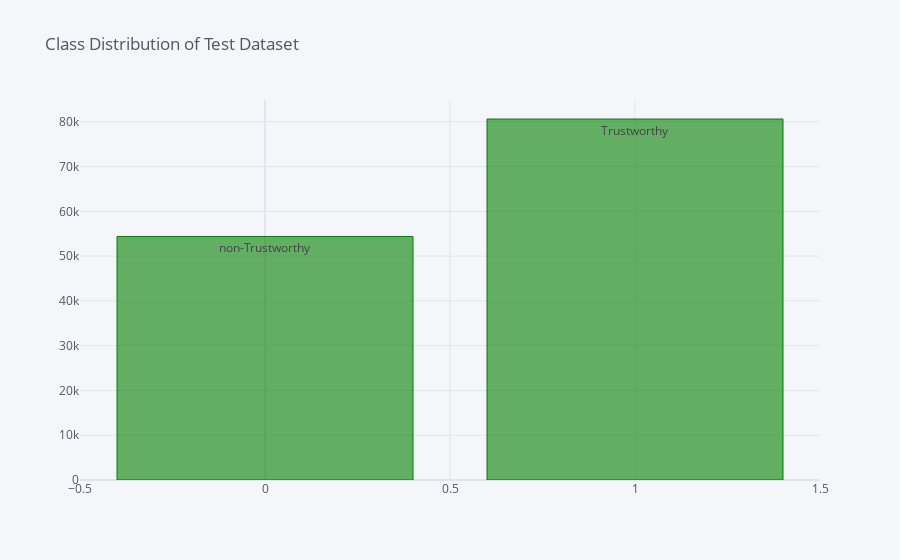

The notebook cell this image was saved under:
### Code cell
test_category.value_counts().iplot(kind='bar',
                                     text=['Trustworthy', 'non-Trustworthy'],
                                     title='Class Distribution of Test Dataset',
                                     color=['green'])

### Figure 1 — Plotly figure (JSON) as saved in the notebook; plotly's stock layout.template omitted (floating-point values rounded to 4 significant figures)
{"data": [{"marker": {"color": "rgba(0, 128, 0, 0.6)", "line": {"color": "rgba(0, 128, 0, 1.0)", "width": 1}}, "name": "target", "orientation": "v", "text": ["Trustworthy", "non-Trustworthy"], "type": "bar", "x": [1, 0], "y": [80615, 54385]}], "layout": {"legend": {"bgcolor": "#F5F6F9", "font": {"color": "#4D5663"}}, "paper_bgcolor": "#F5F6F9", "plot_bgcolor": "#F5F6F9", "title": {"font": {"color": "#4D5663"}, "text": "Class Distribution of Test Dataset"}, "xaxis": {"gridcolor": "#E1E5ED", "showgrid": true, "tickfont": {"color": "#4D5663"}, "title": {"font": {"color": "#4D5663"}, "text": ""}, "zerolinecolor": "#E1E5ED"}, "yaxis": {"gridcolor": "#E1E5ED", "showgrid": true, "tickfont": {"color": "#4D5663"}, "title": {"font": {"color": "#4D5663"}, "text": ""}, "zerolinecolor": "#E1E5ED"}}}
